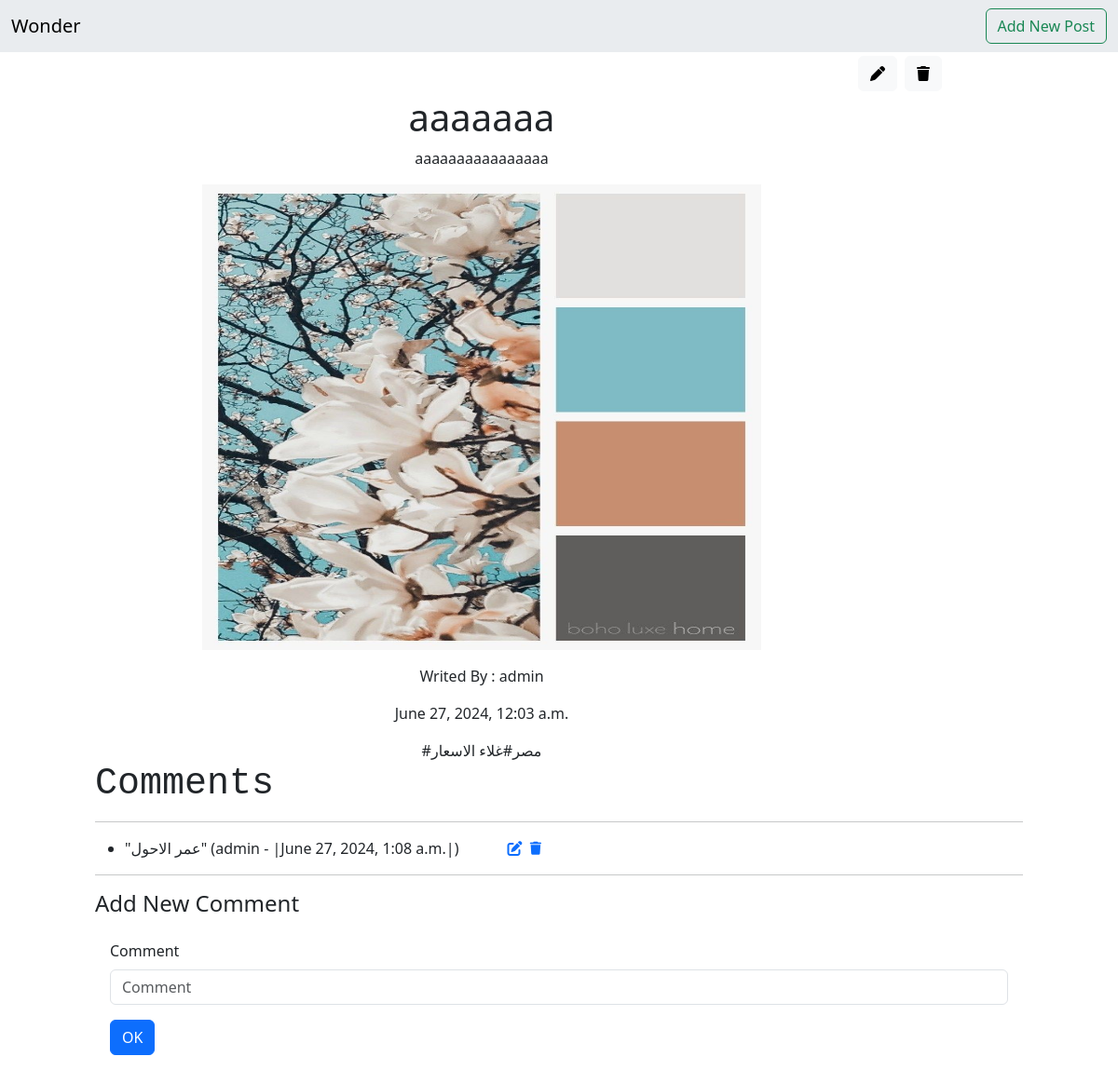
The app's page /DJblog/7 (signed in), older data.
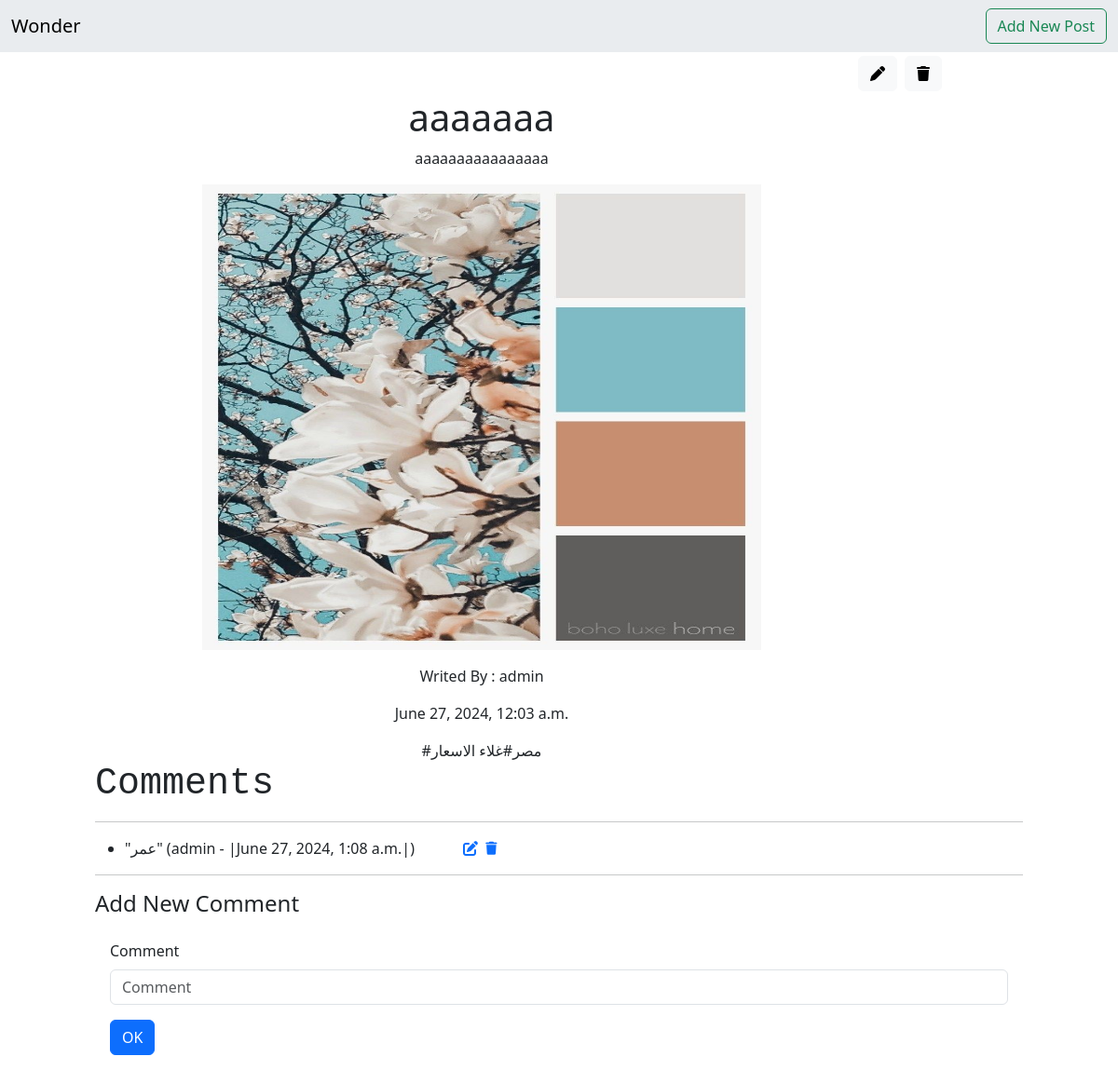
The same page, newer data.
### DJblog/models.py (models this page shows, shortened)
class Comment(models.Model):
    comment = models.CharField(max_length=200)
    post = models.ForeignKey(Post,related_name='comment_post',on_delete=models.CASCADE)
    comment_writer = models.ForeignKey(User,related_name='comment_writer',on_delete=models.CASCADE)
    created_at = models.DateTimeField(default=timezone.now)

### DJblog/views.py (the view)
# urls.py: path('<int:post_id>',post_detail),
@login_required(login_url='/login')
def post_detail(request,post_id):
    post = Post.objects.get(id=post_id)
    post_comments = Comment.objects.filter(post=post)
    if request.method == 'POST':
        form = CommentForm(request.POST)
        if form.is_valid():
            myform = form.save(commit=False)
            myform.comment_writer = request.user
            myform.post = post
            myform = form.save()
    else:
        form = CommentForm()
    return render(request,'DJblog/post_detail.html',{'post':post,'post_comments':post_comments,'form':form})

### DJblog/forms.py
class CommentForm(forms.ModelForm):
    class Meta :
        model = Comment
        fields = ['comment']

### DJblog/templates/DJblog/post_detail.html (shortened to what this page needs)
{% load django_bootstrap5 %}
{% load static %}
<!doctype html>
<html lang="en">
  <head>
    <link href="https://cdn.jsdelivr.net/npm/bootstrap@5.3.3/dist/css/bootstrap.min.css" rel="stylesheet">
    <link href="{% static 'fontawesomefree/css/fontawesome.css' %}" rel="stylesheet" type="text/css">
    <link href="{% static 'fontawesomefree/css/brands.css' %}" rel="stylesheet" type="text/css">
    <link href="{% static 'fontawesomefree/css/solid.css' %}" rel="stylesheet" type="text/css">
  </head>
  <body>
    <nav class="navbar bg-body-secondary">
        <div class="container-fluid">
          <a href='/DJblog/' class="navbar-brand">Wonder</a>
          <form class="d-flex" role="search">
            <a href='/DJblog/new' class="btn btn-outline-success">Add New Post</a>
          </form>
        </div>
      </nav>
      <div class='row d-flex justify-content-center'>
        <div class='col-lg-10'>
        <div class='col-lg-11 d-flex justify-content-end'>
            <a href='/DJblog/{{post.id}}/edit' class="btn btn-light m-1"><i class="fa-solid fa-pen"></i></a>
            <a href='/DJblog/{{post.id}}/delete' class="btn btn-light m-1 " ><i class="fa-solid fa-trash"></i></a>
        </div>
  <div class='col-lg-10'>
    <h1 class="d-flex justify-content-center">{{post.title}}</h1>
    <p class="d-flex justify-content-center">{{post.content}}</p>
    <div class="d-flex justify-content-center">
      <img  src="{{post.image.url}}" enctype='multipart/form-data' style="width: 600px;height:500px;">
    </div>
    <p class="d-flex justify-content-center mt-3">Writed By : {{post.writer}}</p>
    <p class="d-flex justify-content-center">{{post.created_at}}</p>
    <div class="d-flex justify-content-center">
    {% for tag in post.tags.all %}
        <span >#{{tag}}</span>
    {% endfor %}
  </div>
</div>
        <h1 class="d-flex justify-content-start font-monospace">Comments</h1>
        <hr>
        <ul>
          {% if post_comments %}
        {% for comment in post_comments %}
            <li>
                <p>"{{comment.comment}}" ({{comment.comment_writer}} - |{{comment.created_at}}|)
                  <a href='/DJblog/{{post.id}}/edit_comment/{{comment.id}}'><i class="fa-solid fa-pen-to-square ms-5"></i></a>
                  <a href='/DJblog/{{post.id}}/delete_comment/{{comment.id}}'><i class="fa-solid fa-trash fa-sm mx-1"></i></a>
                </p>
            </li>
        {% endfor %}
        {% else %}
        <strong>there is no comments yet</strong>
        {% endif %}
        </ul>
        <hr>
        <h4>Add New Comment</h4>
        <form method="post" enctype="multipart/form-data" class="mx-3 py-3">
            {% bootstrap_form form %}
            {% bootstrap_button button_type="submit" content="OK" %}
        </form>
        </div>
    </div>
  </body>
</html>

Row changes from the older to the newer data that the page shows:
changed Comment "admin": comment "عمر الاحول" → "عمر"
